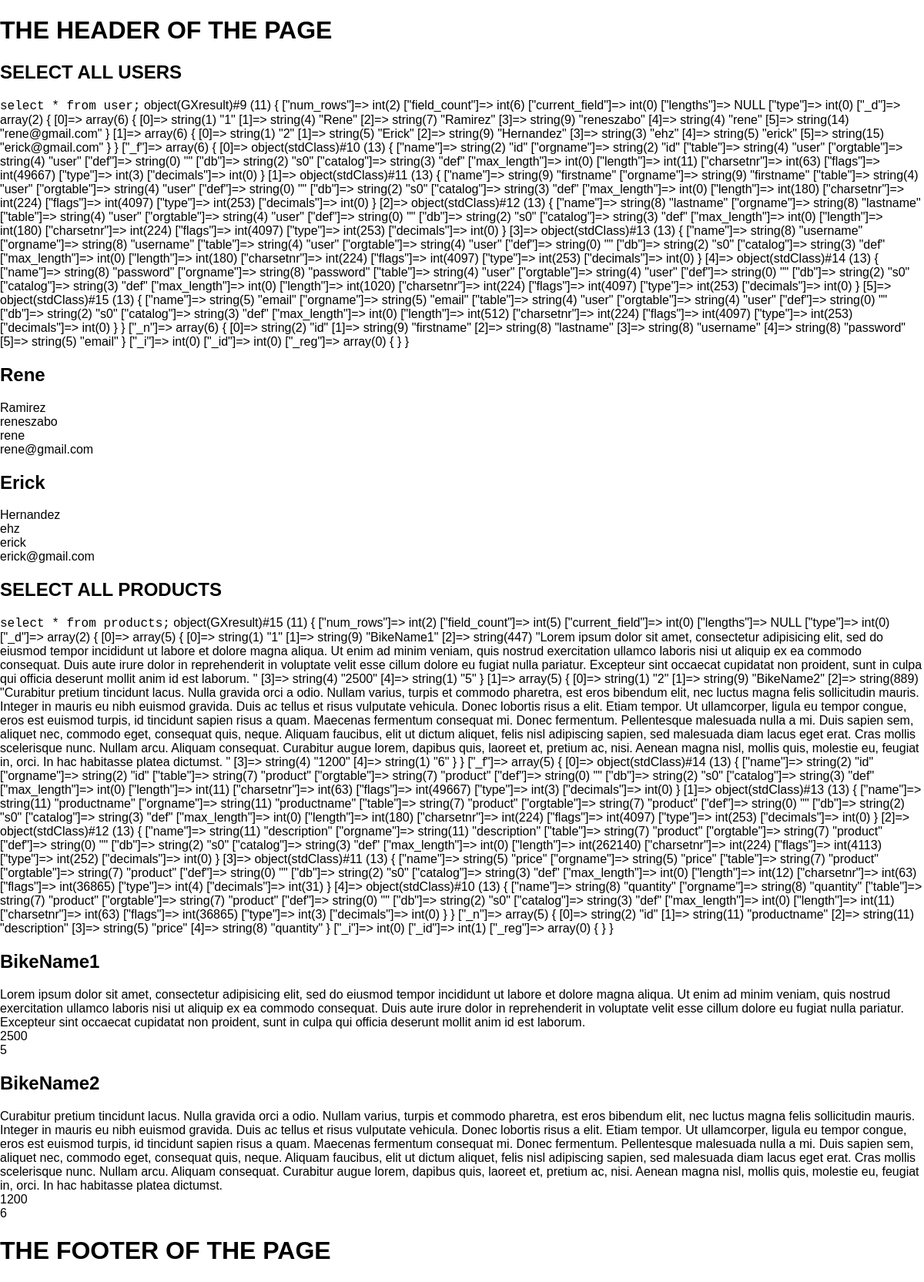
The page / on the database its author committed.
### tables this page shows
CREATE TABLE IF NOT EXISTS user (
  id INT NOT NULL AUTO_INCREMENT,
  firstname VARCHAR(45) NOT NULL,
  lastname VARCHAR(45) NOT NULL,
  username VARCHAR(45) NOT NULL,
  password VARCHAR(255) NOT NULL,
  email VARCHAR(128) NOT NULL,
  PRIMARY KEY (id));

CREATE TABLE IF NOT EXISTS product (
  id INT NOT NULL AUTO_INCREMENT,
  productname VARCHAR(45) NOT NULL,
  description TEXT NOT NULL,
  price FLOAT NOT NULL,
  quantity INT NOT NULL,
  PRIMARY KEY (id));

### database/Database.php (called while the page is built, shortened)
<?php
class Database {
  protected static $connection;
  private function connect() {
    if (!isset(self::$connection)) {
      $config = parse_ini_file('config.ini');
      self::$connection = new \mysqli('localhost', $config['username'], $config['password'], $config['dbname']);
    }
    return self::$connection;
  }
  private function query($query) {
    $connection = $this->connect();
    $result = $connection->query($query);
    return $result;
  }
  public function executeSQL($query) {
    $rows = array();
    $result = $this->query($query);
    var_dump($result);
    while ($row = $result->fetch_assoc()) {
      $rows[] = $row;
    }
    return $rows;
  }
}

### index.php (the view)
<?php
include 'database/Database.php';
include_once 'commons/head.php';
?>
<h2>SELECT ALL USERS</h2>
<code>select * from user;</code>
<?php
$db = new database\Database();
$results = $db->executeSQL('select * from user');
?>
<?php if ($results === false) : ?>
  <?php
  $error = $db->error();
  var_dump($error);
  ?>
<?php else: ?>
  <?php foreach ($results as $result): ?>
    <h2><?php echo $result['firstname']; ?></h2>
    <div><?php echo $result['lastname']; ?></div>
    <div><?php echo $result['username']; ?></div>
    <div><?php echo $result['password']; ?></div>
    <div><?php echo $result['email']; ?></div>
  <?php endforeach; ?>
<?php endif; ?>
<h2>SELECT ALL PRODUCTS</h2>
<code>select * from products;</code>
<?php
$results = $db->executeSQL('select * from product');
?>
<?php if ($results === false) : ?>
  <?php
  $error = $db->error();
  var_dump($error);
  ?>
<?php else: ?>
  <?php foreach ($results as $result): ?>
    <h2><?php echo $result['productname']; ?></h2>
    <div><?php echo $result['description']; ?></div>
    <div><?php echo $result['price']; ?></div>
    <div><?php echo $result['quantity']; ?></div>
  <?php endforeach; ?>
<?php endif; ?>
<?php include_once 'commons/footer.php'; ?>

### commons/head.php (shortened to what this page needs)
<!DOCTYPE html>
<html>
  <head>
    <link href="/css/animate.min.css" rel="stylesheet" type="text/css"/>
    <link href="/css/normalize.min.css" rel="stylesheet" type="text/css"/>
    <link href="/css/main.css" rel="stylesheet" type="text/css"/>
  </head>
  <body>
    <h1>THE HEADER OF THE PAGE</h1>

### commons/footer.php (shortened to what this page needs)
<h1>THE FOOTER OF THE PAGE</h1>
</body>
</html>

### rows shown on the page
user: firstname "Rene", lastname "Ramirez", username "reneszabo", password "rene", email "rene@gmail.com"
user: firstname "Erick", lastname "Hernandez", username "ehz", password "erick", email "erick@gmail.com"
product: productname "BikeName1", description "Lorem ipsum dolor sit amet, consectetur adipisicing elit, sed do eiusmod tempor incididunt ut labore et dolore magna aliqua. Ut enim ad minim veniam, quis nostrud exercitation ullamco laboris nisi ut aliquip ex ea commodo consequat. Duis aute irure dolor in reprehenderit in voluptate velit esse cillum dolore eu fugiat nulla pariatur. Excepteur sint occaecat cupidatat non proident, sunt in culpa qui officia deserunt mollit anim id est laborum.", price "2500", quantity "5"
product: productname "BikeName2", description "Curabitur pretium tincidunt lacus. Nulla gravida orci a odio. Nullam varius, turpis et commodo pharetra, est eros bibendum elit, nec luctus magna felis sollicitudin mauris. Integer in mauris eu nibh euismod gravida. Duis ac tellus et risus vulputate vehicula. Donec lobortis risus a elit. Etiam tempor. Ut ullamcorper, ligula eu tempor congue, eros est euismod turpis, id tincidunt sapien risus a quam. Maecenas fermentum consequat mi. Donec fermentum. Pellentesque malesuada nulla a mi. Duis sapien sem, aliquet nec, commodo eget, consequat quis, neque. Aliquam faucibus, elit ut dictum aliquet, felis nisl adipiscing sapien, sed malesuada diam lacus eget erat. Cras mollis scelerisque nunc. Nullam…", price "1200", quantity "6"
